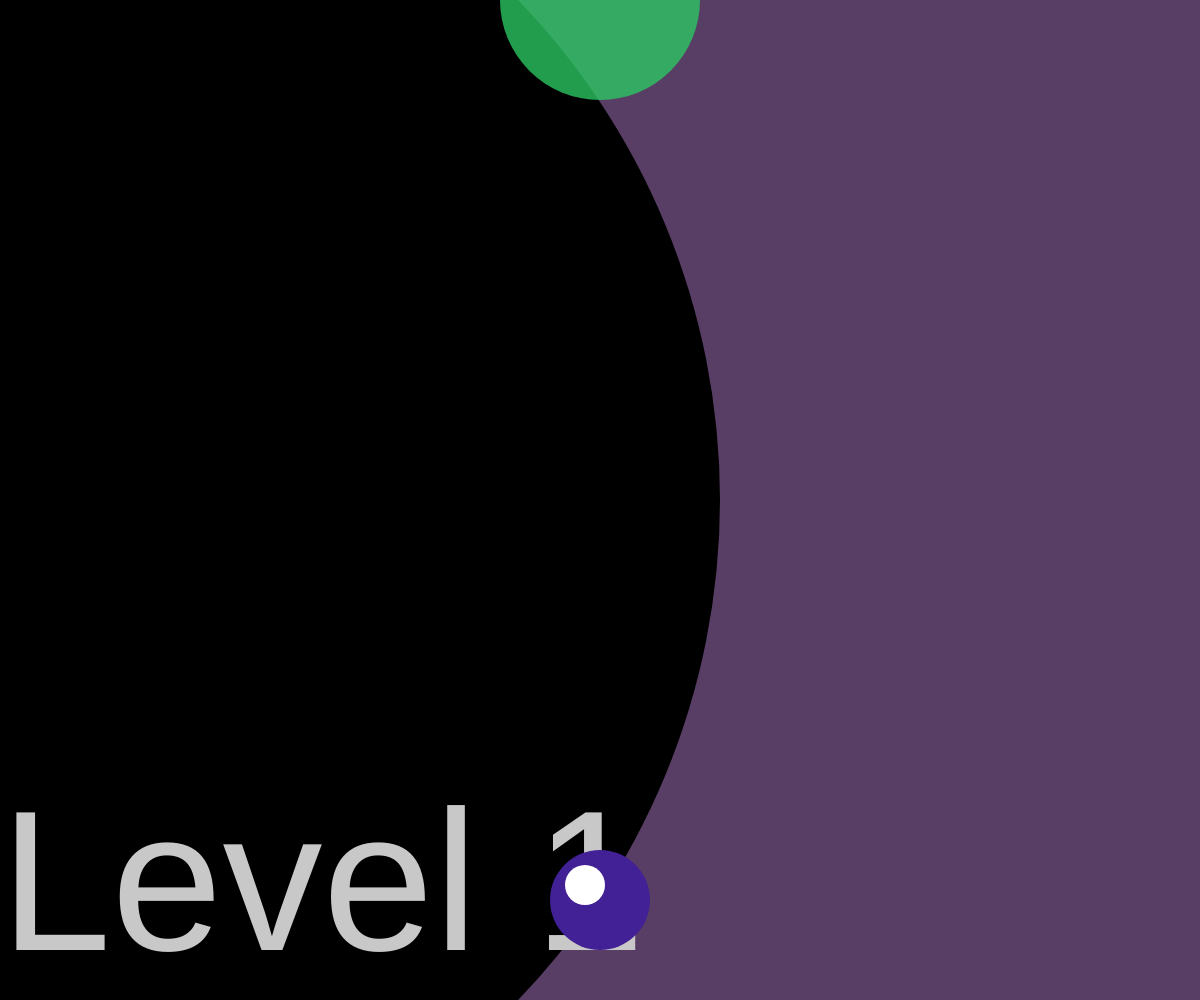
Frame 1 (no input)
Frame 60 (no input): identical to frame 1, image omitted
Frame 120 (the mouse pressed at the canvas centre since frame 60): identical to frame 1, image omitted

The p5.js sketch that drew this single still picture (run headless with seeded random() and noise() and a simulated clock; from frame 60 on, the mouse is pressed at the canvas centre):

// p5.js sketch
// ── sketch.js
/* AUFGABE 7 - SMARTPHONE SPIEL - CHRISTOPH SCHUBERT */


let ballX, ballY;    // Kugelposition
let velX, velY;      // Kugelgeschwindigkeit
let accX, accY;      // Kugelbeschleunigung; abhängig von Schräglage des Gerätes
let g = 2;           // globale "Schwerkraft", bestimmt, wie schnell Kugel beschleunigt wird
let ballSize = 100;  // Kugelgröße

let gameover = false;   // aktueller Spielstatus
let queueGameOver = 0;  // Hilfsvariable, damit bei Gameover trotzdem der komplette Level gezeichnet wird
let level = 1;          // aktueller Punktestand



function setup() {
   createCanvas(windowWidth, windowHeight);
   angleMode(DEGREES);
   colorMode(HSB,255);
   resetAll();
}

function draw() {
   if (gameover) { return; }

   loadLevel(level);

   // Neue Kugeldaten berechnen
   updateAcceleration();
   updateVelocity();
   updatePosition();

   drawBall(ballX, ballY, ballSize, ballColor);    // Kugel zeichnen
}

function updateAcceleration() {  // Beschleunigung
   accX = sin(rotationY) * g;
   accY = sin(rotationX) * g;
}

function updateVelocity() {      // Geschwindigkeit
   velX = velX + accX;
   velY = velY + accY;
}

function updatePosition() {      // Position
   let rlowerXBound, rupperXBound, rlowerYBound, rupperYBound;

   rlowerXBound = lowerXBound();
   rupperXBound = upperXBound();
   rlowerYBound = lowerYBound();
   rupperYBound = upperYBound();

   ballX = min(rupperXBound, max(ballX + velX, rlowerXBound));
   ballY = min(rupperYBound, max(ballY + velY, rlowerYBound));

   if (ballX <= rlowerXBound
      || ballX >= rupperXBound) {
      velX = velX* - 0.7;
   }

   if (ballY <= rlowerYBound
      || ballY >= rupperYBound) {
      velY = velY * - 0.7;
   }
}

// Alle Variablen in Ausgangszustand zurückversetzen
function resetAll() {
   ballX = width / 2;
   ballY = height - 100;
   velX = 0;
   velY = 0;
   accX = 0;
   accY = 0;
   gameover = false;
   queueGameOver = 0;
   ballColor = color(random(255), 200, 150);
}

function gameOver(victory) {     // victory = true/false definiert, ob der Level erfolgreich abgeschlossen oder abgebrochen wurde
   gameover = true;
   
   fill(255);
   noStroke();
   textSize(400);
   if (victory == 1) {
      level++;
      text("PASS",0 , height / 2);
   } else {
      text("DEAD",0 , height / 2);
   }
}


// Spielfeldgrenzen
function lowerXBound() {
   return ballSize / 2;
}

function upperXBound() {
   return width - (ballSize / 2);
}

function lowerYBound() {
   return ballSize / 2;
}

function upperYBound() {
   return height - (ballSize / 2);
}


function drawBall(x, y, size, bcolor) {
   noStroke();
   fill(bcolor);
   ellipse(x, y, size);
   fill(255);
   ellipse(x - size * 0.15, y - size * 0.15, size * 0.4);
}


function touchStarted() {
   if (gameover) { resetAll(); }    // bei GameOver-Bildschirm alles zurücksetzen
}


function loadLevel(n) {    // zeichnet alle zu Level <n> gehörigen Objekte und überprüft Kollisionen
   let goalX = width / 2;
   let goalY = 0;
   let goalSize = 200;

   // Level 1
   if (n == 1) {
      background(200, 100, 100);
      createHole(0,height / 2, width * 1.2);
   }
   //Level 2
   else if (n == 2) {
      background(250, 100, 100);
      createHole(0,height / 2, width * 0.8);
      createHole(width,height / 2, width * 0.8);
      goalX = width * 0.8;
   }
   //Level 3
   else if (n == 3) {
      background(40, 100, 100);
      createHole(0,height * 0.7, width * 0.9);
      createHole(width,height * 0.3, width * 0.9);
   }
   //Level 4
   else if (n == 4) {
      background(70, 100, 100);
      createHole(0, height * 0.3, width * 0.7);
      createHole(width, height * 0.3, width * 0.7);
      createHole(width / 2, height * 0.7, width * 0.5);
   }
   //Level 5
   else if (n == 5) {
      background(100, 100, 100);
      createHole(width * 0.2, height * 0.8, width * 0.5);
      createHole(width * 0.8, height * 0.5, width * 0.6);
      createHole(width * 0.2, height * 0.2, width * 0.5);
      goalX = width - 300;
   }
   //Level 6
   else if (n == 6) {
      background(100, 100, 100);
      createHole(width * 0.1, height * 0.7, width * 0.4);
      createHole(width * 0.7, height * 0.7, width * 0.5);
      createHole(width * 0.3, height * 0.3, width * 0.5);
      createHole(width * 0.9, height * 0.3, width * 0.4);
      goalX = width - 300;
   }

   // usw....
   // hier zu Level 1 zurückspringen

   else { level = 1; }

   fill(200);
   noStroke();
   textSize(200);
   text("Level " + level, 0, height - 50);

   createGoal(goalX, goalY, goalSize);

   if (queueGameOver) { gameOver(queueGameOver - 1); }
}

function createHole(holeX, holeY, holeSize) {      // Erstellt und prüft die Lochflächen

   noStroke();
   fill(0);
   ellipse(holeX, holeY, holeSize);
   if (dist(holeX, holeY, ballX, ballY) <=  holeSize / 2) {
      queueGameOver = 1;
   }
}

function createGoal(goalX, goalY, goalSize) {      // Erstellt und prüft die Zielfläche

   noStroke();
   fill(100,200,200,200);
   ellipse(goalX, goalY, goalSize);
   if (dist(goalX, goalY, ballX, ballY) <=  goalSize / 2) {
      queueGameOver = 2;
   }
}
